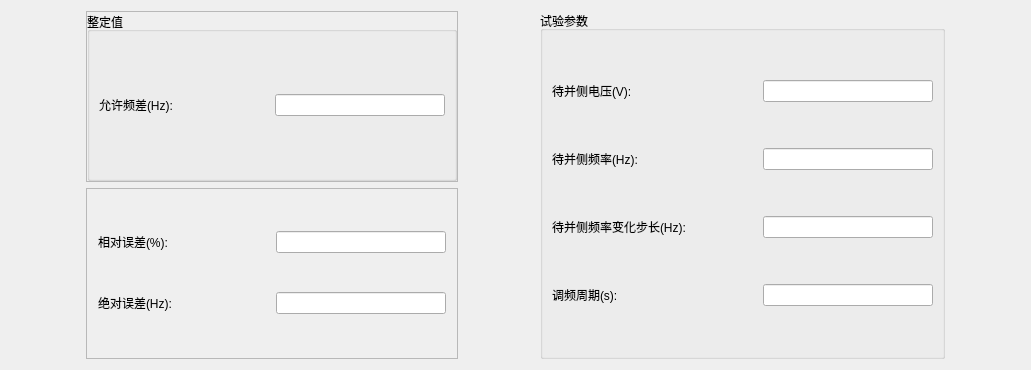
<?xml version="1.0" encoding="UTF-8"?>
<ui version="4.0">
 <class>QSynActFreqItemParaEditWidget</class>
 <widget class="QWidget" name="QSynActFreqItemParaEditWidget">
  <property name="geometry">
   <rect>
    <x>0</x>
    <y>0</y>
    <width>1031</width>
    <height>370</height>
   </rect>
  </property>
  <property name="windowTitle">
   <string>Form</string>
  </property>
  <layout class="QHBoxLayout" name="horizontalLayout_8">
   <item>
    <spacer name="horizontalSpacer">
     <property name="orientation">
      <enum>Qt::Horizontal</enum>
     </property>
     <property name="sizeHint" stdset="0">
      <size>
       <width>40</width>
       <height>20</height>
      </size>
     </property>
    </spacer>
   </item>
   <item>
    <layout class="QVBoxLayout" name="verticalLayout_5">
     <item>
      <widget class="QFrame" name="frame">
       <property name="frameShape">
        <enum>QFrame::StyledPanel</enum>
       </property>
       <property name="frameShadow">
        <enum>QFrame::Raised</enum>
       </property>
       <layout class="QVBoxLayout" name="verticalLayout_4">
        <property name="spacing">
         <number>0</number>
        </property>
        <property name="leftMargin">
         <number>0</number>
        </property>
        <property name="topMargin">
         <number>0</number>
        </property>
        <property name="rightMargin">
         <number>0</number>
        </property>
        <property name="bottomMargin">
         <number>0</number>
        </property>
        <item>
         <widget class="QGroupBox" name="groupBox_2">
          <property name="sizePolicy">
           <sizepolicy hsizetype="Minimum" vsizetype="Preferred">
            <horstretch>0</horstretch>
            <verstretch>0</verstretch>
           </sizepolicy>
          </property>
          <property name="maximumSize">
           <size>
            <width>16777215</width>
            <height>16777215</height>
           </size>
          </property>
          <property name="title">
           <string>整定值</string>
          </property>
          <layout class="QVBoxLayout" name="verticalLayout">
           <item>
            <layout class="QHBoxLayout" name="horizontalLayout">
             <item>
              <widget class="QLabel" name="m_labFzd">
               <property name="minimumSize">
                <size>
                 <width>170</width>
                 <height>0</height>
                </size>
               </property>
               <property name="maximumSize">
                <size>
                 <width>170</width>
                 <height>16777215</height>
                </size>
               </property>
               <property name="text">
                <string>允许频差(Hz):</string>
               </property>
              </widget>
             </item>
             <item>
              <widget class="QSettingLineEdit" name="m_lineFzd">
               <property name="sizePolicy">
                <sizepolicy hsizetype="Preferred" vsizetype="Fixed">
                 <horstretch>0</horstretch>
                 <verstretch>0</verstretch>
                </sizepolicy>
               </property>
               <property name="minimumSize">
                <size>
                 <width>170</width>
                 <height>0</height>
                </size>
               </property>
               <property name="maximumSize">
                <size>
                 <width>170</width>
                 <height>16777215</height>
                </size>
               </property>
              </widget>
             </item>
            </layout>
           </item>
          </layout>
         </widget>
        </item>
       </layout>
      </widget>
     </item>
     <item>
      <widget class="QFrame" name="frame_2">
       <property name="frameShape">
        <enum>QFrame::StyledPanel</enum>
       </property>
       <property name="frameShadow">
        <enum>QFrame::Raised</enum>
       </property>
       <layout class="QVBoxLayout" name="verticalLayout_3">
        <item>
         <layout class="QHBoxLayout" name="horizontalLayout_2">
          <item>
           <widget class="QLabel" name="m_labRelErr">
            <property name="minimumSize">
             <size>
              <width>170</width>
              <height>0</height>
             </size>
            </property>
            <property name="maximumSize">
             <size>
              <width>170</width>
              <height>16777215</height>
             </size>
            </property>
            <property name="text">
             <string>相对误差(%):</string>
            </property>
           </widget>
          </item>
          <item>
           <widget class="QLineEdit" name="m_lineRelErr">
            <property name="sizePolicy">
             <sizepolicy hsizetype="Preferred" vsizetype="Fixed">
              <horstretch>0</horstretch>
              <verstretch>0</verstretch>
             </sizepolicy>
            </property>
            <property name="minimumSize">
             <size>
              <width>170</width>
              <height>0</height>
             </size>
            </property>
            <property name="maximumSize">
             <size>
              <width>170</width>
              <height>16777215</height>
             </size>
            </property>
           </widget>
          </item>
         </layout>
        </item>
        <item>
         <layout class="QHBoxLayout" name="horizontalLayout_3">
          <item>
           <widget class="QLabel" name="m_labAbsErr">
            <property name="minimumSize">
             <size>
              <width>170</width>
              <height>0</height>
             </size>
            </property>
            <property name="maximumSize">
             <size>
              <width>170</width>
              <height>16777215</height>
             </size>
            </property>
            <property name="text">
             <string>绝对误差(Hz):</string>
            </property>
           </widget>
          </item>
          <item>
           <widget class="QLineEdit" name="m_lineAbsErr">
            <property name="sizePolicy">
             <sizepolicy hsizetype="Preferred" vsizetype="Fixed">
              <horstretch>0</horstretch>
              <verstretch>0</verstretch>
             </sizepolicy>
            </property>
            <property name="minimumSize">
             <size>
              <width>170</width>
              <height>0</height>
             </size>
            </property>
            <property name="maximumSize">
             <size>
              <width>170</width>
              <height>16777215</height>
             </size>
            </property>
           </widget>
          </item>
         </layout>
        </item>
       </layout>
      </widget>
     </item>
    </layout>
   </item>
   <item>
    <spacer name="horizontalSpacer_2">
     <property name="orientation">
      <enum>Qt::Horizontal</enum>
     </property>
     <property name="sizeHint" stdset="0">
      <size>
       <width>40</width>
       <height>20</height>
      </size>
     </property>
    </spacer>
   </item>
   <item>
    <widget class="QGroupBox" name="groupBox_3">
     <property name="sizePolicy">
      <sizepolicy hsizetype="Minimum" vsizetype="Preferred">
       <horstretch>0</horstretch>
       <verstretch>0</verstretch>
      </sizepolicy>
     </property>
     <property name="title">
      <string>试验参数</string>
     </property>
     <layout class="QVBoxLayout" name="verticalLayout_2">
      <item>
       <layout class="QHBoxLayout" name="horizontalLayout_4">
        <item>
         <widget class="QLabel" name="m_labUgStart">
          <property name="minimumSize">
           <size>
            <width>205</width>
            <height>0</height>
           </size>
          </property>
          <property name="maximumSize">
           <size>
            <width>205</width>
            <height>16777215</height>
           </size>
          </property>
          <property name="text">
           <string>待并侧电压(V):</string>
          </property>
         </widget>
        </item>
        <item>
         <widget class="QSettingLineEdit" name="m_lineUgStart">
          <property name="sizePolicy">
           <sizepolicy hsizetype="Preferred" vsizetype="Fixed">
            <horstretch>0</horstretch>
            <verstretch>0</verstretch>
           </sizepolicy>
          </property>
          <property name="minimumSize">
           <size>
            <width>170</width>
            <height>0</height>
           </size>
          </property>
          <property name="maximumSize">
           <size>
            <width>170</width>
            <height>16777215</height>
           </size>
          </property>
         </widget>
        </item>
       </layout>
      </item>
      <item>
       <layout class="QHBoxLayout" name="horizontalLayout_5">
        <item>
         <widget class="QLabel" name="m_labFgStart">
          <property name="minimumSize">
           <size>
            <width>205</width>
            <height>0</height>
           </size>
          </property>
          <property name="maximumSize">
           <size>
            <width>205</width>
            <height>16777215</height>
           </size>
          </property>
          <property name="text">
           <string>待并侧频率(Hz):</string>
          </property>
         </widget>
        </item>
        <item>
         <widget class="QSettingLineEdit" name="m_lineFgStart">
          <property name="sizePolicy">
           <sizepolicy hsizetype="Preferred" vsizetype="Fixed">
            <horstretch>0</horstretch>
            <verstretch>0</verstretch>
           </sizepolicy>
          </property>
          <property name="minimumSize">
           <size>
            <width>170</width>
            <height>0</height>
           </size>
          </property>
          <property name="maximumSize">
           <size>
            <width>170</width>
            <height>16777215</height>
           </size>
          </property>
         </widget>
        </item>
       </layout>
      </item>
      <item>
       <layout class="QHBoxLayout" name="horizontalLayout_6">
        <item>
         <widget class="QLabel" name="m_labUgFreqStep">
          <property name="minimumSize">
           <size>
            <width>205</width>
            <height>0</height>
           </size>
          </property>
          <property name="maximumSize">
           <size>
            <width>205</width>
            <height>16777215</height>
           </size>
          </property>
          <property name="text">
           <string>待并侧频率变化步长(Hz):</string>
          </property>
         </widget>
        </item>
        <item>
         <widget class="QSettingLineEdit" name="m_lineUgFreqStep">
          <property name="sizePolicy">
           <sizepolicy hsizetype="Preferred" vsizetype="Fixed">
            <horstretch>0</horstretch>
            <verstretch>0</verstretch>
           </sizepolicy>
          </property>
          <property name="minimumSize">
           <size>
            <width>170</width>
            <height>0</height>
           </size>
          </property>
          <property name="maximumSize">
           <size>
            <width>170</width>
            <height>16777215</height>
           </size>
          </property>
         </widget>
        </item>
       </layout>
      </item>
      <item>
       <layout class="QHBoxLayout" name="horizontalLayout_7">
        <item>
         <widget class="QLabel" name="m_labFt">
          <property name="minimumSize">
           <size>
            <width>205</width>
            <height>0</height>
           </size>
          </property>
          <property name="maximumSize">
           <size>
            <width>205</width>
            <height>16777215</height>
           </size>
          </property>
          <property name="text">
           <string>调频周期(s):</string>
          </property>
         </widget>
        </item>
        <item>
         <widget class="QSettingLineEdit" name="m_lineFt">
          <property name="sizePolicy">
           <sizepolicy hsizetype="Preferred" vsizetype="Fixed">
            <horstretch>0</horstretch>
            <verstretch>0</verstretch>
           </sizepolicy>
          </property>
          <property name="minimumSize">
           <size>
            <width>170</width>
            <height>0</height>
           </size>
          </property>
          <property name="maximumSize">
           <size>
            <width>170</width>
            <height>16777215</height>
           </size>
          </property>
         </widget>
        </item>
       </layout>
      </item>
     </layout>
    </widget>
   </item>
   <item>
    <spacer name="horizontalSpacer_3">
     <property name="orientation">
      <enum>Qt::Horizontal</enum>
     </property>
     <property name="sizeHint" stdset="0">
      <size>
       <width>40</width>
       <height>20</height>
      </size>
     </property>
    </spacer>
   </item>
  </layout>
 </widget>
 <customwidgets>
  <customwidget>
   <class>QSettingLineEdit</class>
   <extends>QLineEdit</extends>
   <header>../../UI/Controls/SettingCtrls/qsettinglineedit.h</header>
  </customwidget>
 </customwidgets>
 <resources/>
 <connections/>
</ui>
